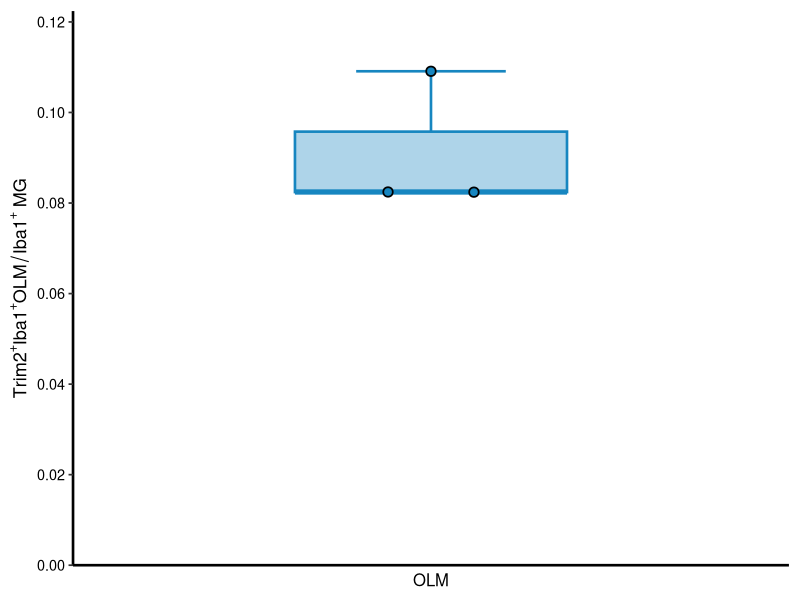
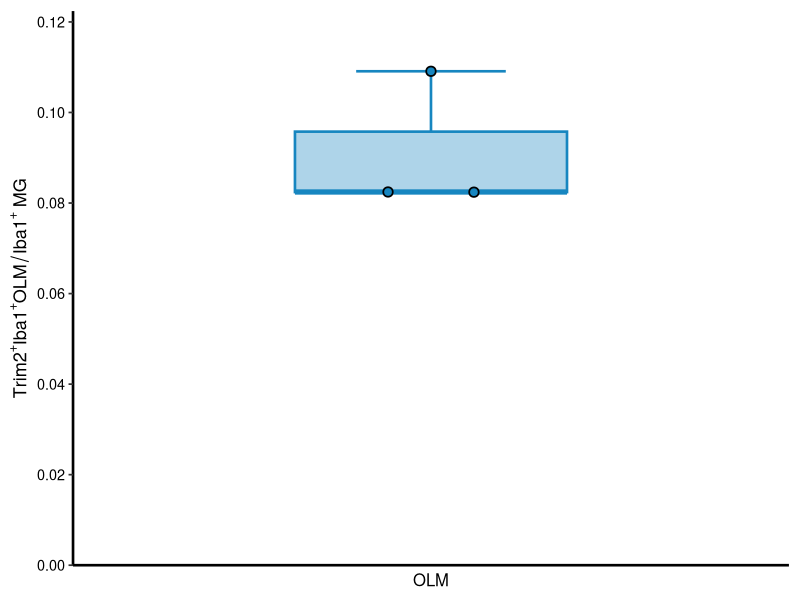
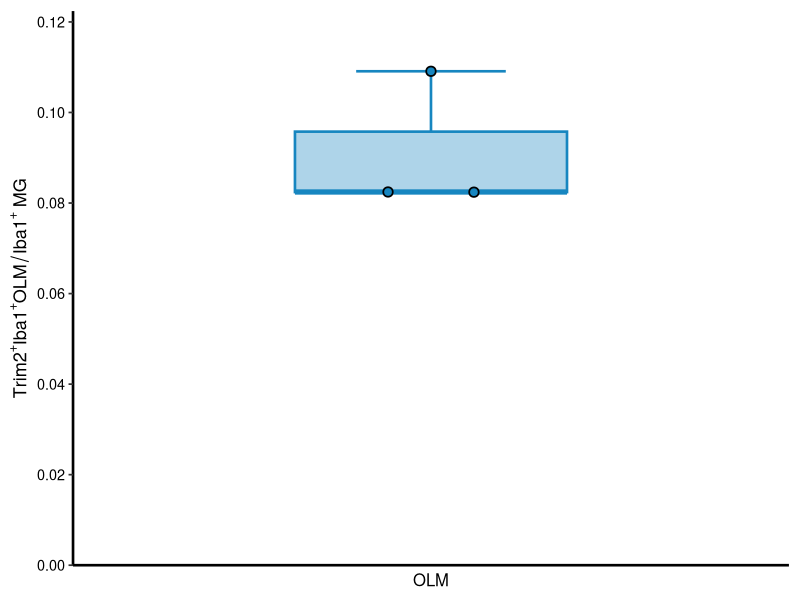

Source code (R) for these figures, in order:
#!/usr/bin/env Rscript

suppressPackageStartupMessages({
  library(ggplot2)
})

output_dir <- file.path(Sys.getenv("MG_OUTPUT_ROOT", "outputs"), "S4D")
dir.create(output_dir, recursive = TRUE, showWarnings = FALSE)

# 输入的百分数换算为小数：8.244%、10.91%、8.24%。
olm_data <- data.frame(
  group = "OLM",
  value = c(0.08244, 0.10910, 0.08240),
  point_x = c(0.94, 1.00, 1.06)
)

plot_olm <- ggplot(olm_data, aes(x = 1, y = value)) +
  geom_boxplot(
    aes(group = 1),
    width = 0.38,
    outlier.shape = NA,
    fill = "#1786C0",
    alpha = 0.35,
    color = "#1786C0",
    linewidth = 0.9,
    staplewidth = 0.55
  ) +
  geom_point(
    aes(x = point_x),
    shape = 21,
    size = 2.6,
    stroke = 0.9,
    fill = "#1786C0",
    color = "black"
  ) +
  scale_x_continuous(
    breaks = 1,
    labels = "OLM",
    limits = c(0.5, 1.5),
    expand = expansion(mult = 0)
  ) +
  scale_y_continuous(
    name = expression(Trim2^"+" * Iba1^"+" * OLM/Iba1^"+" ~ MG),
    breaks = seq(0, 0.12, 0.02),
    labels = function(x) sprintf("%.2f", x),
    expand = expansion(mult = c(0, 0.02))
  ) +
  labs(x = NULL) +
  theme_classic(base_size = 13) +
  theme(
    axis.line = element_line(linewidth = 0.9),
    axis.ticks.x = element_blank(),
    axis.text.x = element_text(color = "black", size = 12),
    axis.text.y = element_text(color = "black"),
    axis.title.y = element_text(color = "black"),
    plot.margin = margin(8, 8, 7, 7)
  ) +
  coord_cartesian(ylim = c(0, 0.12))

print(plot_olm)

ggsave(
  file.path(output_dir, "OLM_三值箱线图.png"),
  plot_olm,
  width = 3.0,
  height = 4.3,
  dpi = 600,
  bg = "white"
)
ggsave(
  file.path(output_dir, "OLM_三值箱线图.pdf"),
  plot_olm,
  width = 3.0,
  height = 4.3,
  device = cairo_pdf
)

cat("输入值（%）：", paste(olm_data$value * 100, collapse = ", "), "\n")
cat("输出目录：", output_dir, "\n", sep = "")
